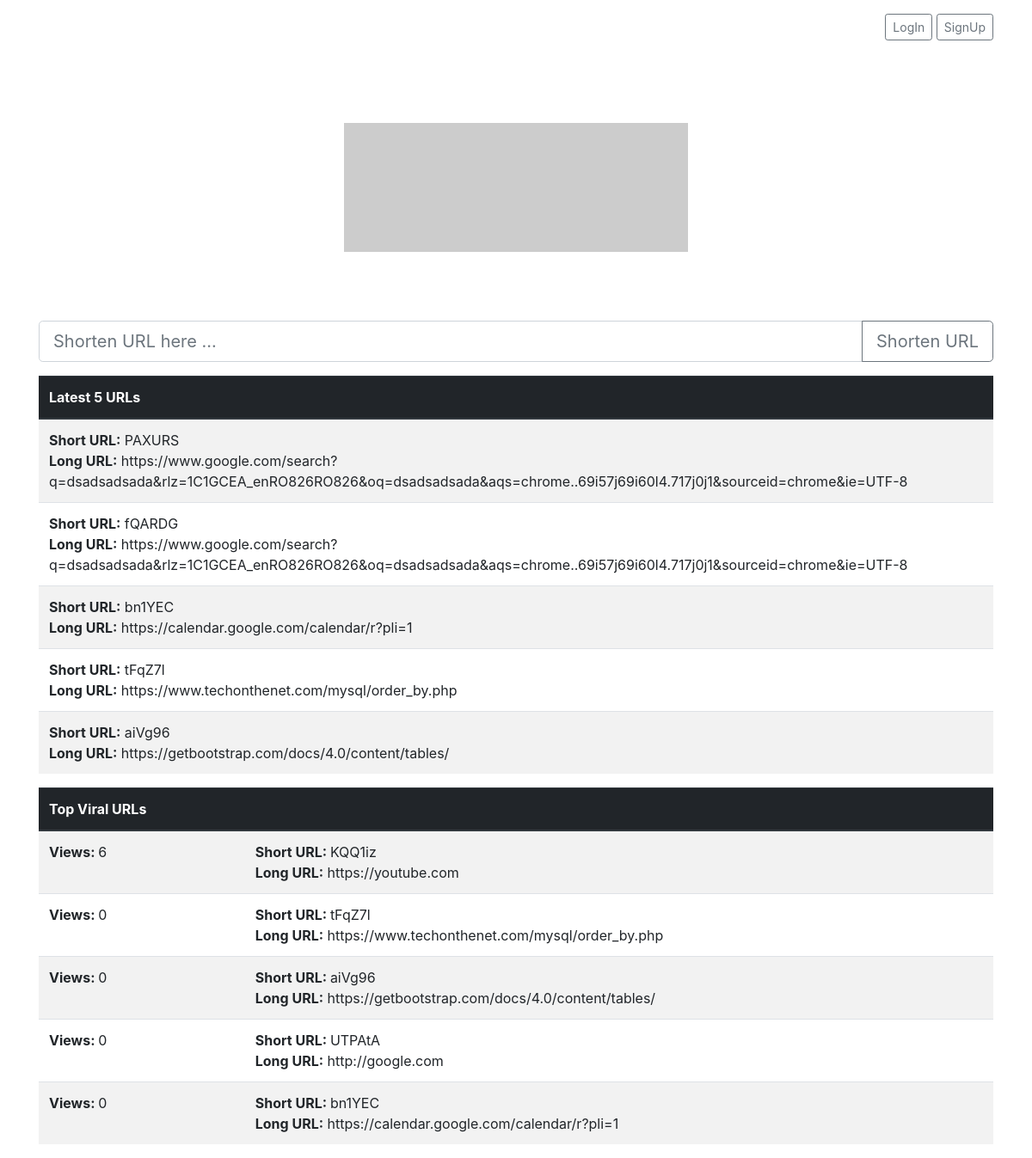
Before: / with the older database file.
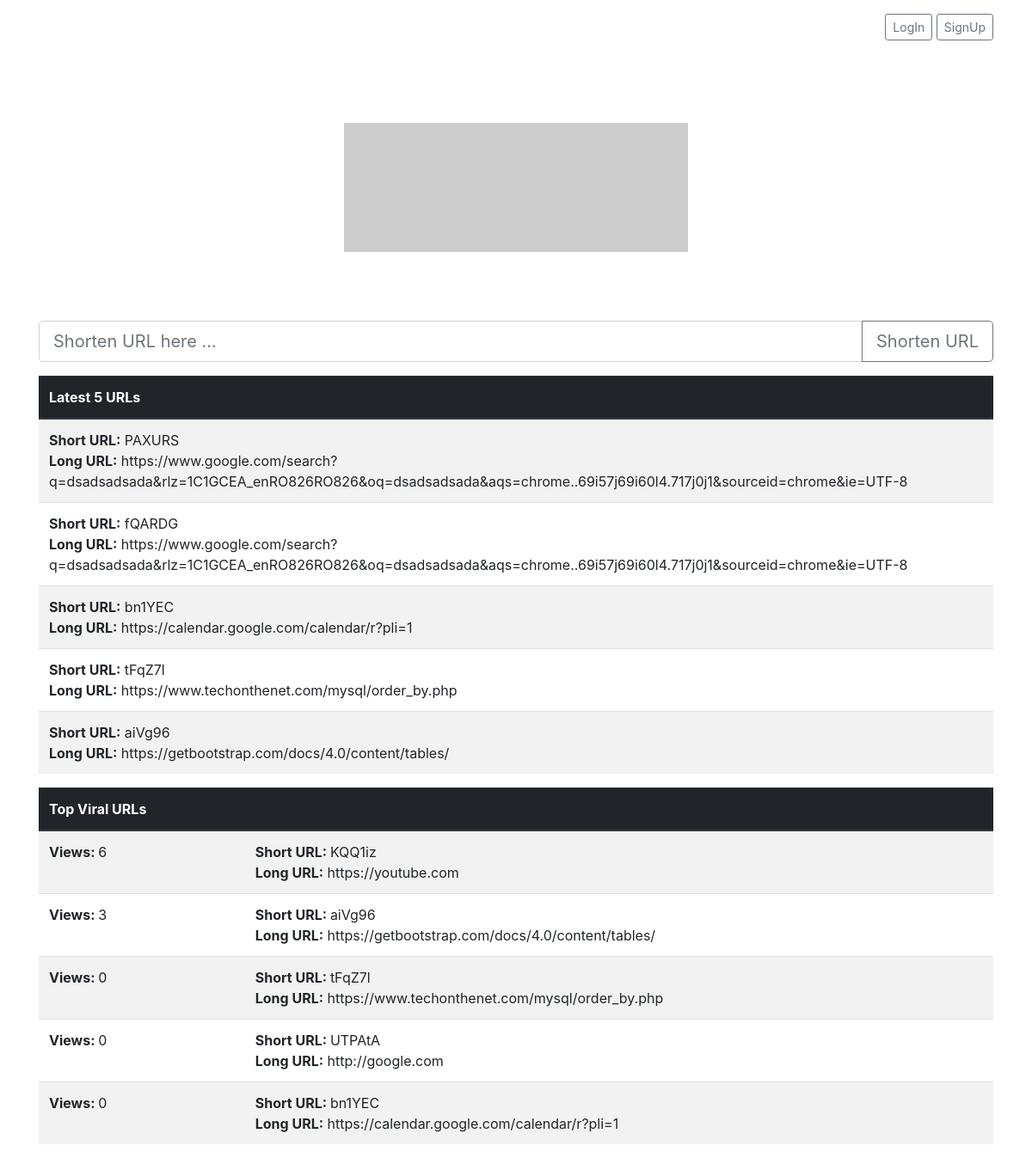
After: the same page with the newer database file.
### tables this page shows
CREATE TABLE IF NOT EXISTS `short_url` (
  `id` int(11) NOT NULL AUTO_INCREMENT,
  `short_url` varchar(6) NOT NULL,
  `long_url` text NOT NULL,
  `views` int(11) NOT NULL DEFAULT '0',
  PRIMARY KEY (`id`)
);

### index.php (the view, shortened to what this page needs)
<?php
require_once('config.php');
?>
<!doctype html>
<html lang="en">
  <head>
    <link rel="stylesheet" href="https://stackpath.bootstrapcdn.com/bootstrap/4.1.3/css/bootstrap.min.css">
    <link rel="stylesheet" href="style.css">
  </head>
  <body>
  <div class="container">
  <header class="blog-header py-3">
    <div class="row flex-nowrap justify-content-between align-items-center">
      <div class="col-4 pt-1">
      </div>
      <div class="col-4">
      </div>
      <div class="col-4 d-flex justify-content-end align-items-center">
      <?php if(isset($_SESSION['login'])) { ?>
        <a class="btn btn-sm btn-outline-secondary" href="logout.php">LogOut</a> &nbsp;
      <?php } else { ?>
        <a class="btn btn-sm btn-outline-secondary" href="login.php">LogIn</a> &nbsp;
        <a class="btn btn-sm btn-outline-secondary" href="signup.php">SignUp</a>
      <?php } ?>
      </div>
    </div>
  </header>
  </div>
    <div class="container">
        <div class="row">
            <div class="col-sm">
                <center><a href="http://sho.rt"><img class="short-logo" src="http://placehold.it/400x150"></a></center>
            </div>
        </div>
        <div class="row">
            <div class="col-sm">
            <form action="shorten.php" method="POST">
                <div class="input-group input-group-lg mb-3">
                    <input name="url" type="text" class="form-control" placeholder="Shorten URL here ..." aria-describedby="shortenURL">
                    <div class="input-group-append">
                        <button class="btn btn-outline-secondary" type="submit" id="shortenURL">
                            Shorten URL
                        </button>
                    </div>
                </div>
            </form>
<?php
    $get_views = "select * from short_url order by id DESC limit 5";
    $rez_get_views = $conn->query($get_views);
    echo '<table class="table table-striped">';
    echo '<thead class="thead-dark"><tr><th scope="col">Latest 5 URLs</th></tr></thead>';
    while($row = $rez_get_views->fetch_assoc()) {
        $short_url = $row['short_url'];
        $long_url = $row['long_url'];
        echo "<tr>";
        echo "<td><b>Short URL:</b> $short_url<br> <b>Long URL:</b> $long_url</td>";
        echo "</tr>";
    }
    echo '</table>';
    $get_views = "select * from short_url order by views DESC limit 5";
    $rez_get_views = $conn->query($get_views);
    echo '<table class="table table-striped">';
    echo '<thead class="thead-dark"><tr><th scope="col">Top Viral URLs</th><th></th></tr></thead>';
    while($row = $rez_get_views->fetch_assoc()) {
        $short_url = $row['short_url'];
        $long_url = $row['long_url'];
        $views = $row['views'];
        echo "<tr>";
        echo "<td><b>Views: </b>$views<br> </td>";
        echo "<td><b>Short URL: </b> $short_url <br> <b>Long URL:</b> $long_url</td>";
        echo "</tr>";
    }
    echo '</table>';
?>
            </div>
        </div>
    </div>
  </body>
</html>

### style.css (style rules this page uses)
.short-logo { padding: 80px 0; }

Changed rows visible on the page:
changed short_url "aiVg96": views "0" → "3"; moves up the list
